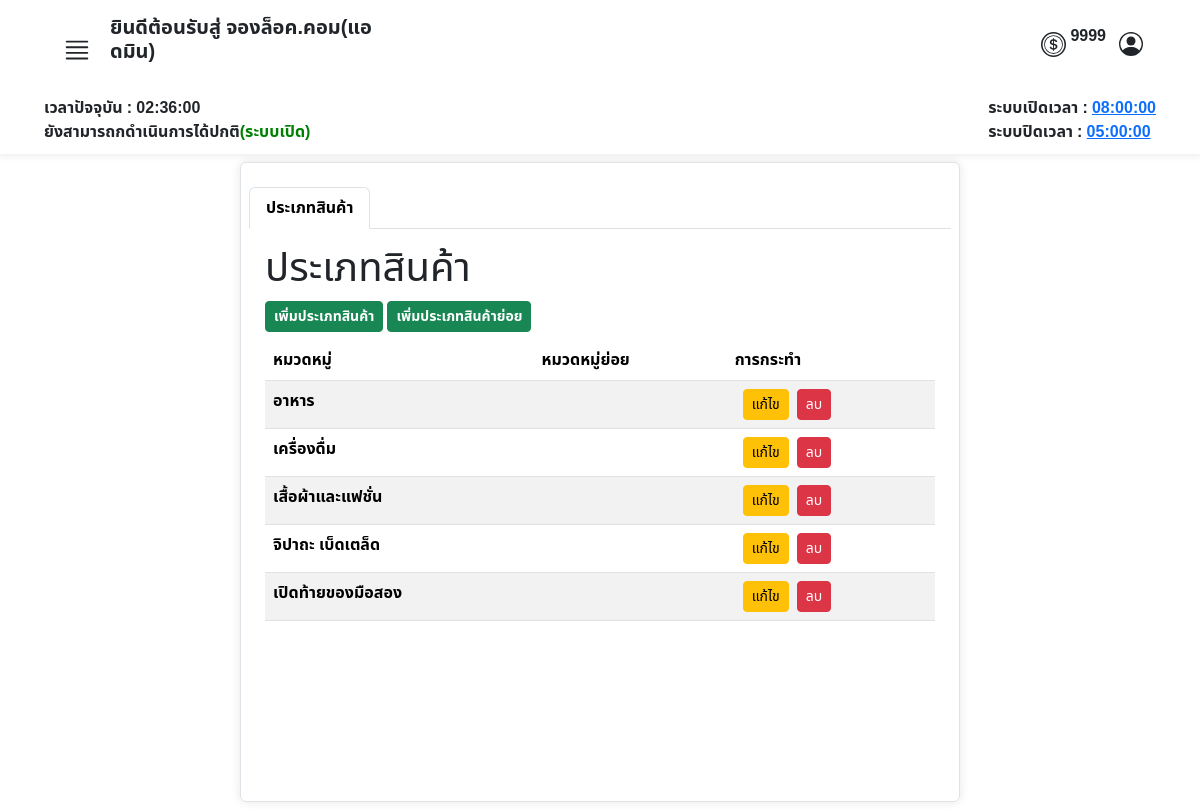
The page /admin/manage_cat.php (signed in) on the database its author committed.
### tables this page shows
CREATE TABLE `operating_hours` (
  `id` int(11) NOT NULL,
  `opening_time` time NOT NULL,
  `closing_time` time NOT NULL
);

CREATE TABLE `category` (
  `id_category` int(11) NOT NULL,
  `cat_name` varchar(45) NOT NULL
);

### admin/manage_cat.php (the view, shortened to what this page needs)
<?php
require("../condb.php");
?>
<!DOCTYPE html>
<html lang="en">
<head>
    <link href="https://cdn.jsdelivr.net/npm/bootstrap@5.3.3/dist/css/bootstrap.min.css" rel="stylesheet">
    <link rel="stylesheet" href="../asset/css/font.css">
</head>
<body>
    <?php
    include('./admin_nav.php');
    ?>
    <div class="container mt-2 px-2 border bgcolor py-4 rounded overflow-auto" style="width: 60%; height: 40rem;">
        <ul class="nav nav-tabs" id="myTab">
            <li class="nav-item">
                <a class="nav-link active" data-bs-toggle="tab" href="#categort"><strong>ประเภทสินค้า</strong> </a>
            </li>
        </ul>
        <div class="tab-content " id="myTabContent">
            <div class="tab-pane fade show active mt-2 mx-2 p-2" id="categort">
                <div>
                    <h1>ประเภทสินค้า</h1>
                    <a href="#" class="btn btn-sm btn-success" type="button" data-bs-toggle="modal" data-bs-target="#AddCatModal">
                        <strong>เพิ่มประเภทสินค้า</strong>
                    </a>
                    <a href="#" class="btn btn-sm btn-success" type="button" data-bs-toggle="modal" data-bs-target="#AddSubCatModal">
                        <strong>เพิ่มประเภทสินค้าย่อย</strong>
                    </a>
                </div>
                <div class="mt-2">
                    <?php
                    $sql = "SELECT * FROM category";
                    $result = $conn->query($sql);
                    if ($result->num_rows > 0) {
                        echo "<table class='table table-striped'>";
                        echo "<thead><tr><th>หมวดหมู่</th><th>หมวดหมู่ย่อย</th><th>การกระทำ</th></tr></thead>";
                        echo "<tbody>";
                        while ($row = $result->fetch_assoc()) {
                            echo "<tr class='category-item' data-category-id='" . $row["id_category"] . "'>";
                            echo "<td><strong>" . $row["cat_name"] . "</strong></td>";
                            echo "<td>";
                            $id_category = $row["id_category"];
                            $cat_name = $row["cat_name"];
                            $sub_sql = "SELECT * FROM sub_category WHERE id_category = $id_category";
                            $sub_result = $conn->query($sub_sql);
                            $subcategories = [];
                            if ($sub_result->num_rows > 0) {
                                while ($sub_row = $sub_result->fetch_assoc()) {
                                    $subcategories[] = $sub_row["sub_cat_name"];
                                }
                            } else {
                                echo "No subcategories found for this category.";
                            }
                            $subcategories_str = implode(' ', $subcategories);
                            echo "</td>";
                            echo "<td>";
                            echo "<button class='btn btn-sm mx-2 btn-warning edit-btn'
                        type='button'
                        data-bs-toggle='modal'
                        data-bs-target='#EditModal'
                        data-bs-id='" . $id_category . "'
                        data-bs-cat_name='" . $cat_name . "'
                        data-bs-sub_cat_name='" . $subcategories_str . "'>แก้ไข</button>";
                            echo "<a href='#' class='btn btn-sm btn-danger' onclick='confirmDeleteCat(" . $id_category . ", \"" . $cat_name . "\"); return false;'>ลบ</a>";
                            echo "</td>";
                            echo "</tr>";
                        }
                        echo "</tbody></table>";
                    } else {
                        echo "0 results";
                    }
                    ?>
                </div>
            </div>
        </div>
    </div>
</body>
</html>

### admin/admin_nav.php (shortened to what this page needs)
<nav class="row g-2 bgcolor">
    <div class="col-12 d-flex justify-content-between px-5 py-3">
        <div class="col-4">
            <div class="d-flex align-items-end ">
                <button class="btn" type="button" data-bs-toggle="offcanvas" data-bs-target="#offcanvasWithBothOptions" aria-controls="offcanvasWithBothOptions">
                </button>
                <h5>
                    <strong>ยินดีต้อนรับสู่ จองล็อค.คอม(แอดมิน)</strong>
                </h5>
            </div>
        </div>
        <div class="d-flex align-items-center ">
            <div class="row  ">
                <div class="col d-flex align-items-center justify-content-center">
                    <p class="ms-1">
                        <strong>
                            <?php
                            echo $_SESSION["token"];
                            ?>
                        </strong>
                    </p>
                </div>
            </div>
            <button class="btn " type="button" data-bs-toggle="modal" data-bs-target="#ProfileModal">
            </button>
        </div>
    </div>
    <?php
    require("../condb.php");
    $sql_time = "SELECT opening_time, closing_time FROM operating_hours LIMIT 1";
    $result = $conn->query($sql_time);
    $row_time = $result->fetch_assoc();
    $openingTime = $row_time['opening_time'];
    $closingTime = $row_time['closing_time'];
    ?>
    <div class="col-12 d-flex justify-content-between px-5">
        <strong>
            <div id="time"></div>
            <div id="status"></div>
        </strong>
        <strong>
            <div id="opening_time">ระบบเปิดเวลา : <a href="#" data-bs-toggle="modal" data-bs-target="#editTimeModal"><?php echo $openingTime; ?></a></div>
            <div id="closing_time">ระบบปิดเวลา : <a href="#" data-bs-toggle="modal" data-bs-target="#editTimeModal"><?php echo $closingTime; ?></a></div>
        </strong>
    </div>
</nav>

### admin/manage_cat.php (style rules this page uses)
body { background-image: url(../asset/img/img.market2.jpg); width: 100%; height: 100%; background-repeat: repeat; background-size: cover; }
.category-item { cursor: pointer; }

### admin/admin_nav.php (style rules this page uses)
.bgcolor { background-color: rgba(255, 255, 255, 0.9); padding-bottom: 10px; box-shadow: 0 0 10px rgba(0, 0, 0, 0.1); }

### rows shown on the page
operating_hours: opening_time "08:00:00", closing_time "05:00:00"
category: cat_name "อาหาร"
category: cat_name "เครื่องดื่ม"
category: cat_name "เสื้อผ้าและแฟชั่น"
category: cat_name "จิปาถะ เบ็ดเตล็ด"
category: cat_name "เปิดท้ายของมือสอง"

### other values the page prints
$_SESSION["token"] "9999"
